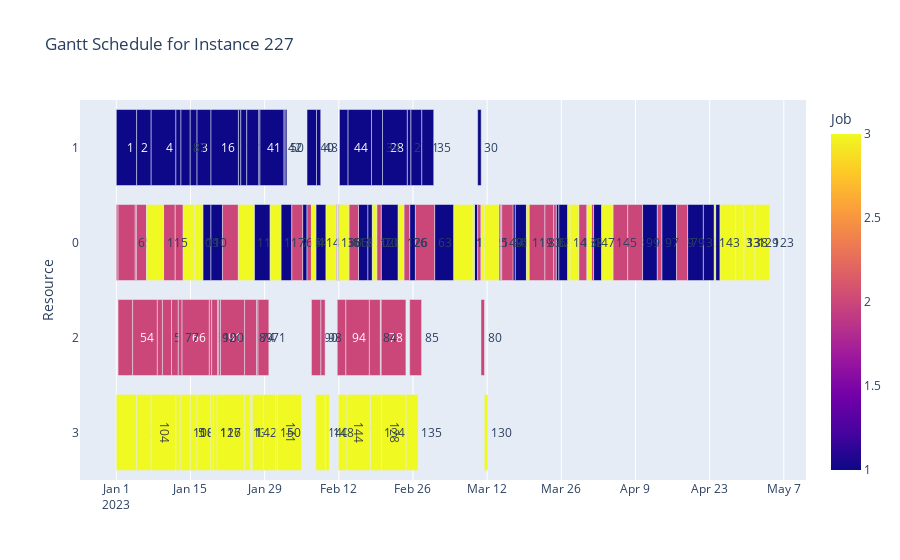

Notebook code for this chart:
### Markdown cell above
## Read the results | schedules

### Code cell
solutions_filepath = "../data/input/HRTInstances/solutions"
instances_path = "../data/input/HRTInstances"
instance_number = 227

instance = read_input_files.read_file(
    os.path.join(instances_path, f"Instance_{instance_number}.txt")
)

df = read_solutions_files.get_solution_from_instance(
    solutions_filepath, instances_path, instance_number
)
gantt.plot_gantt_chart(df, instance_number)

### Figure 1 — Plotly figure (JSON) as saved in the notebook; plotly's stock layout.template omitted (floating-point values rounded to 4 significant figures; data arrays with more than 128 entries replaced by an {"elided": "..."} marker saying what was removed)
{"data": [{"alignmentgroup": "True", "base": {"elided": "150 str values"}, "customdata": {"elided": "150x1 int values"}, "hovertemplate": "Start=%{base}<br>Finish=%{x}<br>Resource=%{y}<br>Task=%{customdata[0]}<br>Job=%{marker.color}<extra></extra>", "legendgroup": "", "marker": {"color": {"elided": "150 int values"}, "coloraxis": "coloraxis", "pattern": {"shape": ""}}, "name": "", "offsetgroup": "", "orientation": "h", "showlegend": false, "text": {"elided": "150 int values"}, "textposition": "auto", "type": "bar", "x": {"elided": "150 int values"}, "xaxis": "x", "y": {"elided": "150 str values"}, "yaxis": "y"}], "layout": {"barmode": "overlay", "coloraxis": {"colorbar": {"title": {"text": "Job"}}, "colorscale": [[0, "#0d0887"], [0.1111, "#46039f"], [0.2222, "#7201a8"], [0.3333, "#9c179e"], [0.4444, "#bd3786"], [0.5556, "#d8576b"], [0.6667, "#ed7953"], [0.7778, "#fb9f3a"], [0.8889, "#fdca26"], [1, "#f0f921"]]}, "legend": {"tracegroupgap": 0}, "title": {"text": "Gantt Schedule for Instance 227"}, "xaxis": {"anchor": "y", "domain": [0, 1], "type": "date"}, "yaxis": {"anchor": "x", "autorange": "reversed", "domain": [0, 1], "title": {"text": "Resource"}}}}
